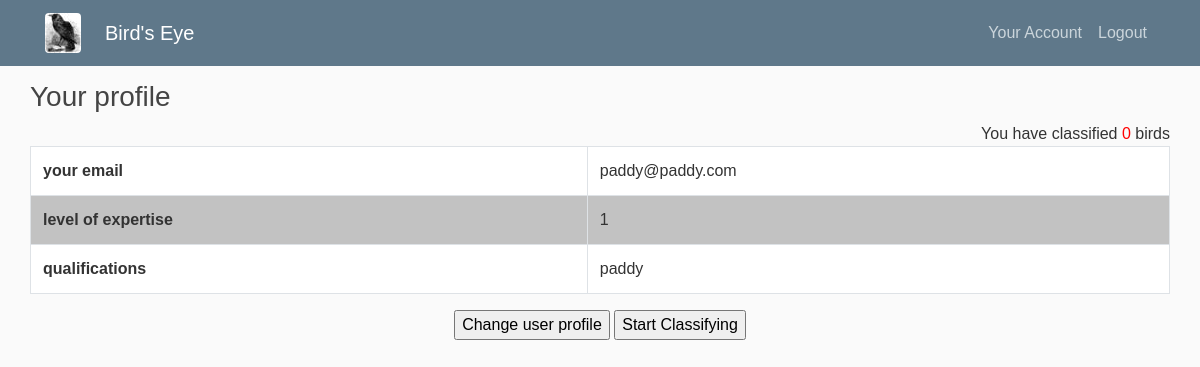
/user/2 (signed in), run on the app's committed database.
### classifier/models.py (models this page shows, shortened)
class User(db.Model, UserMixin):
    id = db.Column(db.Integer, primary_key=True)
    email = db.Column(db.String(100), nullable=False, unique=True)
    qualifications = db.Column(db.String(1000), nullable=False)
    expertise = db.Column(db.String(2), nullable=False, default=0)
    date_created = db.Column(db.DateTime, default=datetime.utcnow)
    password = db.Column(db.String(100), )
    images = db.relationship("Image", secondary="classifications", lazy='subquery',
                             backref=db.backref("users", lazy=True))

### classifier/users/routes.py (the view)
@users.route("/user/<int:id>")
@login_required
def user_page(id):
    user = User.query.filter(User.id==id).first()
    num = len(user.images)
    arg_dict={
        "number_classified":num,
        "user":user,
        "id":id,
        "title":"User Page" }
    return render_template("user_page.html", data=arg_dict)

### classifier/models.py (called while the page is built)
@login_manager.user_loader
def load_user(user_id):
    return User.query.get(int(user_id))

### classifier/templates/user_page.html
{% extends "base-template.html" %}
{% block main_content %}
<div>
  <div>
    <h3 class="mr-4">Your profile</h3><span class="float-right">You have classified <span style="color:red">{{ data['number_classified'] }}</span> birds</span>
  </div>
  <div>
    <table class="table table-bordered">
      <tr>
        <th>your email</th>
        <td>{{ data['user'].email }}</td>
      </tr>
      <tr>
        <th>level of expertise</th>
        <td>{{ data['user'].expertise }}</td>
      </tr>
      <tr>
        <th>qualifications</th>
        <td>{{ data['user'].qualifications }}</td>
      </tr>
    </table>
  </div>
    <div class="text-center">
    <a href="{{data['id']}}/edit"><input type="submit" value="Change user profile"></a>
    <a href="{{ url_for('admin.classify', id= data['id'], count=0) }}"><input type="submit" value="Start Classifying"></a>
  </div>
</div>
{% endblock %}

### classifier/static/main2.css (style rules this page uses)
body { background: #fafafa; font-family: arial; color: #333333; margin-top: 5rem; }
h1, h2, h3, h4, h5, h6 { color: #444444; }
table { #width:100%; }
th, td { text-align:left; padding-left:10px; padding-right:10px; }
tr:nth-child(even) { background-color:#c2c2c2; }
tr:nth-child(odd) { background-color:hsl(0, 100%, 100%); }

### data on the page
User: user.email "paddy@paddy.com", user.expertise "1", user.qualifications "paddy"

### other printed values
{{ data['number_classified'] }} "0"
